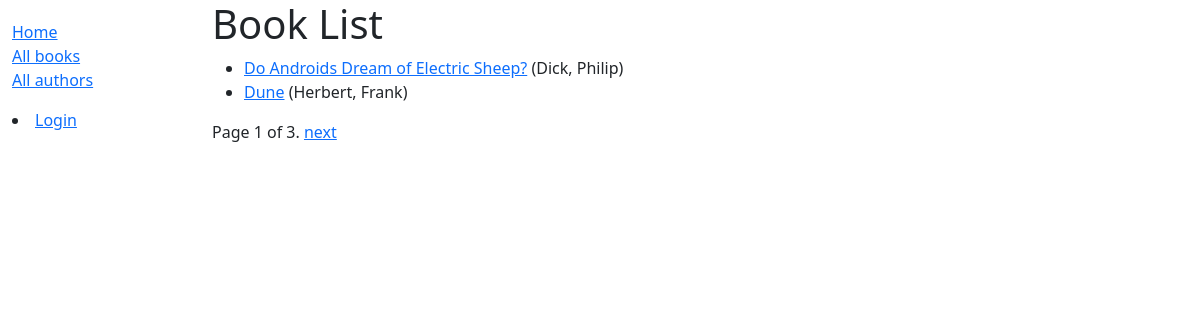
/catalog/books/, run on the app's committed database.
### catalog/models.py (models this page shows, shortened)
class Book(models.Model):
    title = models.CharField(max_length=200)
    author = models.ForeignKey('Author', on_delete=models.RESTRICT, null=True)
    summary = models.TextField(
        max_length=1000, help_text="Enter a brief description of the book")
    isbn = models.CharField('ISBN', max_length=13,
                            unique=True,
                            help_text='13 Character <a href="https://www.isbn-international.org/content/what-isbn'
                                      '">ISBN number</a>')
    genre = models.ManyToManyField(
        Genre, help_text="Select a genre for this book")
    language = models.ForeignKey(
        'Language', on_delete=models.SET_NULL, null=True)
    class Meta:
        ordering = ['title', 'author']
    def display_genre(self):
        """Creates a string for the Genre. This is required to display genre in Admin."""
        return ', '.join([genre.name for genre in self.genre.all()[:3]])
    display_genre.short_description = 'Genre'
    def get_absolute_url(self):
        return reverse('book-detail', args=[str(self.id)])

class Author(models.Model):
    first_name = models.CharField(max_length=100)
    last_name = models.CharField(max_length=100)
    date_of_birth = models.DateField(null=True, blank=True)
    date_of_death = models.DateField('died', null=True, blank=True)
    class Meta:
        ordering = ['last_name', 'first_name']
    def __str__(self):
        return f'{self.last_name}, {self.first_name}'

### catalog/views.py (the view)
# urls.py: path('books/', views.BookListView.as_view(), name='books'),
class BookListView(generic.ListView):
    model = Book
    paginate_by = 2

### catalog/templates/catalog/book_list.html
{% extends "catalog/base_generic.html" %}
{% block content %}
    <h1>Book List</h1>
    {% if book_list %}
        <ul>
            {% for book in book_list %}
                <li>
                    <a href="{{ book.get_absolute_url }}">{{ book.title }}</a>
                    ({{ book.author }})
                </li>
            {% endfor %}
        </ul>
    {% else %}
        <p>There are no books in the library.</p>
    {% endif %}
{% endblock %}

### data on the page
Book: title "Do Androids Dream of Electric Sheep?", author "Dick, Philip"
Book: title "Dune", author "Herbert, Frank"

### other printed values
{{ page_obj.number }} "1"
{{ page_obj.paginator.num_pages }} "3"
